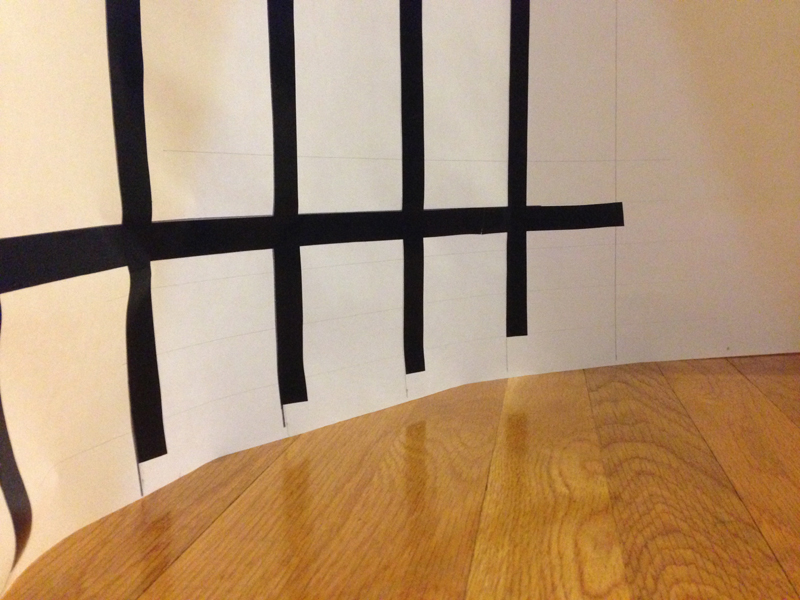
#> input picture Software/BrickPi_Python/Project_Examples/openCV/curve1.jpg, 800 x 600 px
$ python lines.py
#> lines starting #> are read from the running program, lines starting #| are printed output that depends on the picture; after the words box and inside, x2 and y2 are one past the last pixel; in counts of white or black regions, pixels touching at a corner belong together
#!/usr/bin/env python
import cv2
import numpy as np

img = cv2.imread('curve1.jpg')
#> img is the input picture: shape (600, 800, 3); mean B, G, R 116.3, 146.8, 176
gray = cv2.cvtColor(img,cv2.COLOR_BGR2GRAY)
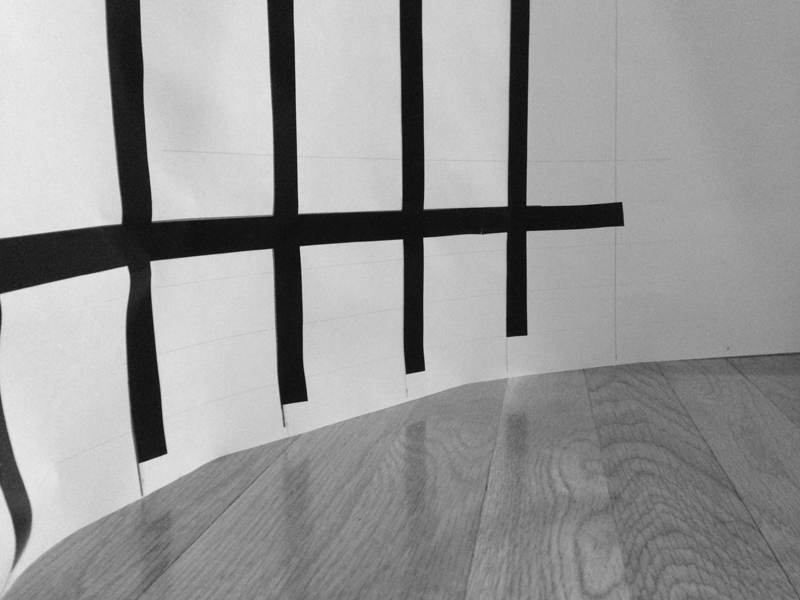
#> gray: shape (600, 800); min 11, max 238, mean 152.1
edges = cv2.Canny(gray,50,150,apertureSize = 3)
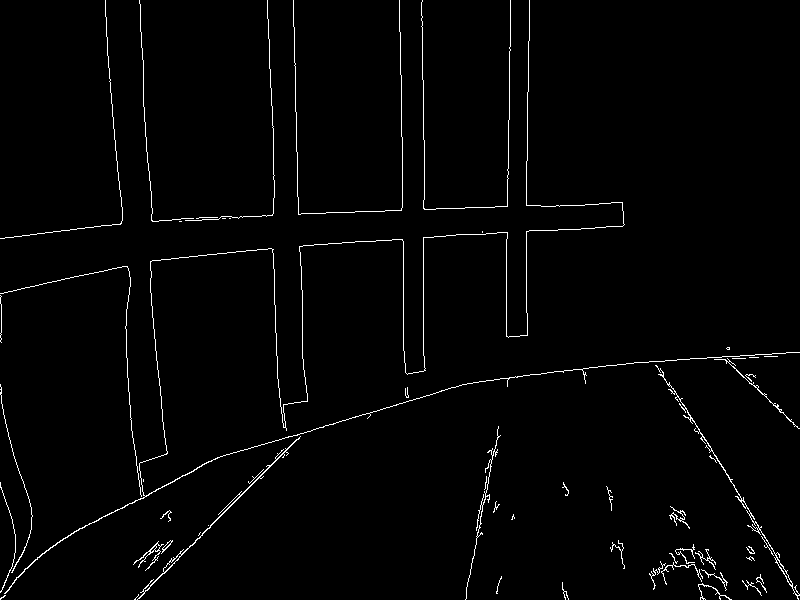
#> edges: shape (600, 800); 1.7% white in thin lines or dots
minLineLength = 10
maxLineGap = 5
lines = cv2.HoughLinesP(edges,1,np.pi/180,100,minLineLength,maxLineGap)
#> lines = 76 rows, first 6: [210, 525, 296, 439], [441, 208, 464, 208], [423, 80, 423, 116], [402, 137, 402, 192], [199, 217, 216, 217], [528, 91, 528, 52]
for x1,y1,x2,y2 in lines[0]:
    cv2.line(img,(x1,y1),(x2,y2),(0,255,0),2)
#> this loop made 1 pass
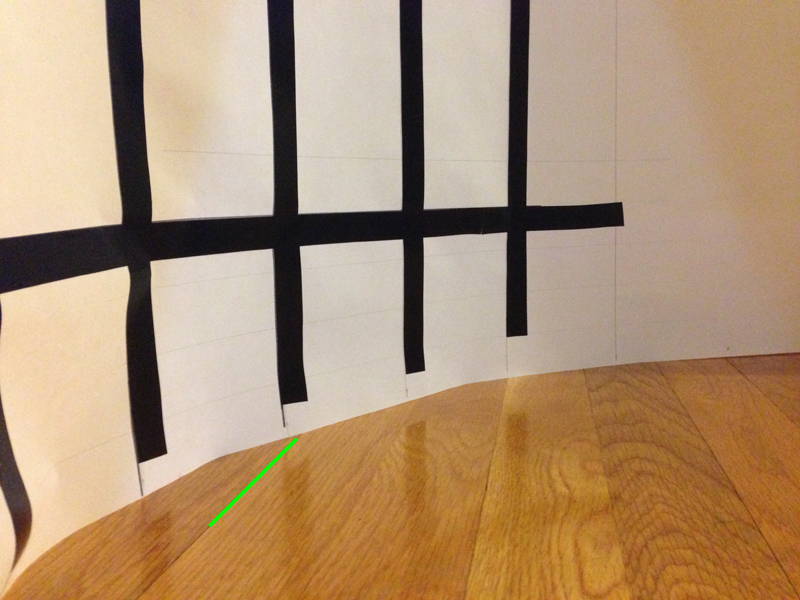
#> img: shape (600, 800, 3); 0.09% of pixels changed, all inside (x1, y1, x2, y2) = (209, 438, 298, 527)

cv2.imwrite('houghlines.jpg',img)
